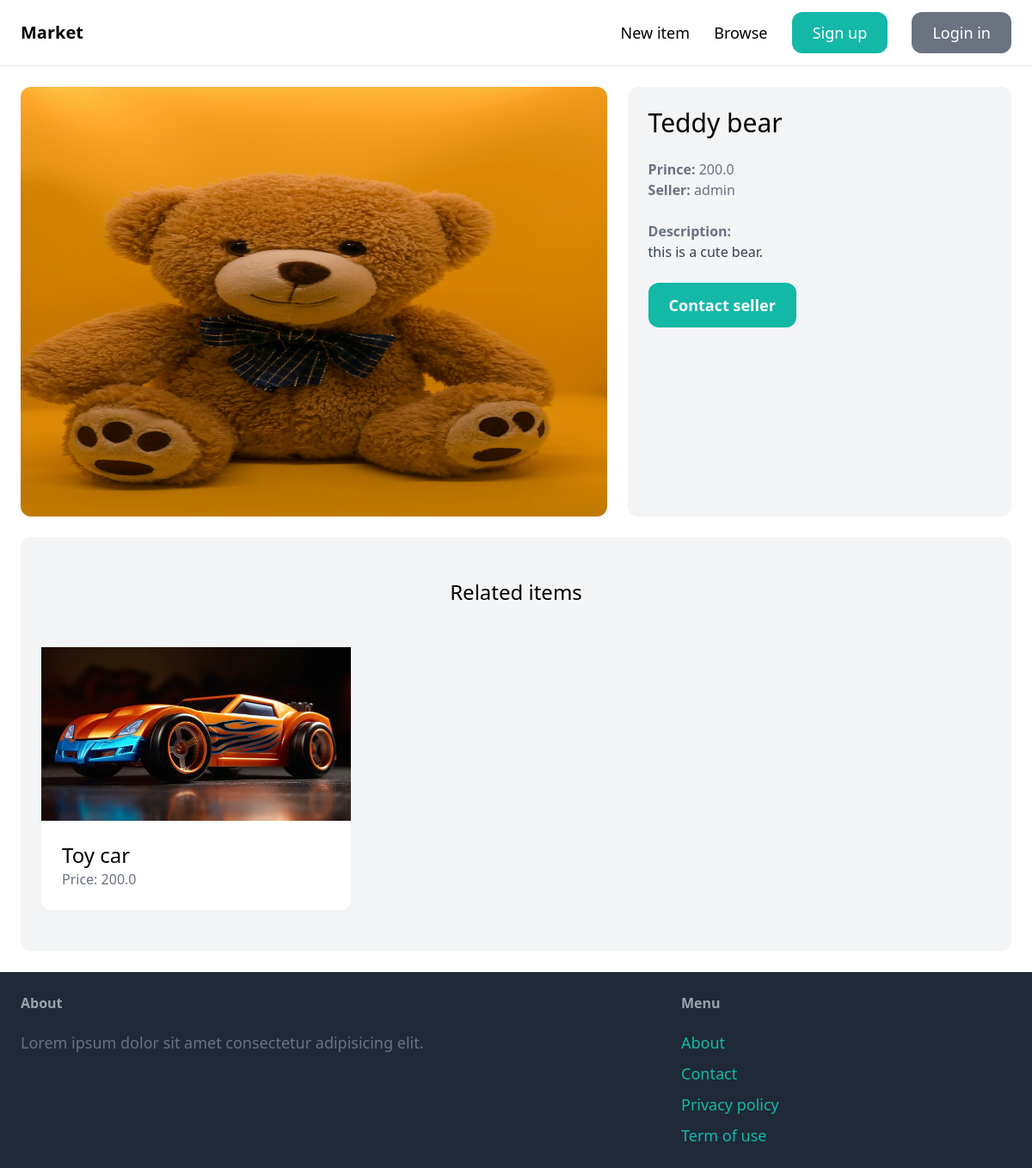
Page /items/1/ on the committed database.
### items/models.py (models this page shows, shortened)
class Item(models.Model):
    category = models.ForeignKey(Category, related_name='items', on_delete=models.CASCADE)
    name = models.CharField(max_length=255)
    description = models.TextField(blank=True, null=True)
    price = models.FloatField()
    image = models.ImageField(upload_to ='item_images', blank=True, null=True)
    is_sold = models.BooleanField(default = False)
    created_by = models.ForeignKey(User, related_name='items', on_delete=models.CASCADE)
    created_at = models.DateTimeField(auto_now_add=True)

### items/views.py (the view)
# urls.py: path('<int:pk>/', views.detail, name='detail'),
def detail(request, pk):
    item = get_object_or_404(Item, pk=pk)
    related_items = Item.objects.filter(category=item.category, is_sold = False).exclude(pk=pk)[0:3]
    return render(request, 'item/detail.html',{
        'item': item,
        'related_items' : related_items
    })

### items/templates/item/detail.html (shortened to what this page needs)
{% extends 'app/base.html' %}
{% block content %}
<div class="grid grid-cols-5 gap-6">
    <div class="col-span-3">
        <img src="{{ item.image.url }}" class="rounded-xl" style="height: 500px; width: 800px;">
    </div>
    <div class="col-span-2 p-6 bg-gray-100 rounded-xl">
        <h1 class="mb-6 text-3xl">{{ item.name }}</h1>
        <p class="text-gray-500"><strong>Prince: </strong>{{ item.price }}</p>
        <p class="text-gray-500"><strong>Seller: </strong>{{ item.created_by.username }}</p>
        <br>
        {% if item.description %}
        <p class="text-gray-700">
            <strong class="text-gray-500">Description:</strong><br>
            {{ item.description }}
        </p>
        {% endif %}
        {% if request.user == item.created_by %}
        <div class="mt-6 p-6 bg-white rounded-xl">
            <p>This is your item!</p>
            <a href="#" class="inline-block mt-6 px-6 py-3 text-lg font-semibold bg-teal-500 text-white rounded-xl">Edit</a>
            <a href="{% url 'item:delete' item.id %}" class="inline-block mt-6 px-6 py-3 text-lg font-semibold bg-red-500 text-white rounded-xl">Delete</a>
        </div>
        {% else %}
        <a href=""
            class="inline-block mt-6 px-6 py-3 text-lg font-semibold bg-teal-500 text-white rounded-xl hover:bg-teal-700">Contact
            seller</a>
        {% endif %}
    </div>
</div>
<div class="mt-6 px-6 py-12 bg-gray-100 rounded-xl">
    <h2 class="mb-12 text-12 text-2xl text-center">Related items</h2>
    <div class="grid grid-cols-3 gap-3">
        {% for item in related_items %}
        <div>
            <a href="{% url 'item:detail' item.id %}">
                <div>
                    <img src="{{ item.image.url }}" class="rounted-t-xl">
                </div>
                <div class="p-6 bg-white rounded-b-xl">
                    <h2 class="text-2xl">{{ item.name }}</h2>
                    <p class="text-gray-500">Price: {{ item.price }}</p>
                </div>
            </a>
        </div>
        {% endfor %}
    </div>
</div>
{% endblock %}

### rows in the picture
Item: image (picture), name "Teddy bear", price "200.0", created_by.username "admin", description "this is a cute bear."
Item: image (picture), name "Toy car", price "200.0"
